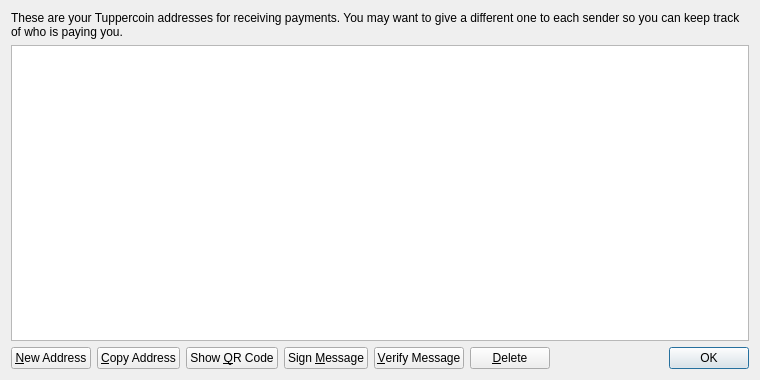
<?xml version="1.0" encoding="UTF-8"?>
<ui version="4.0">
 <class>AddressBookPage</class>
 <widget class="QWidget" name="AddressBookPage">
  <property name="geometry">
   <rect>
    <x>0</x>
    <y>0</y>
    <width>760</width>
    <height>380</height>
   </rect>
  </property>
  <property name="windowTitle">
   <string>Address Book</string>
  </property>
  <layout class="QVBoxLayout" name="verticalLayout">
   <item>
    <widget class="QLabel" name="labelExplanation">
     <property name="text">
      <string>These are your Tuppercoin addresses for receiving payments. You may want to give a different one to each sender so you can keep track of who is paying you.</string>
     </property>
     <property name="textFormat">
      <enum>Qt::PlainText</enum>
     </property>
     <property name="wordWrap">
      <bool>true</bool>
     </property>
    </widget>
   </item>
   <item>
    <widget class="QTableView" name="tableView">
     <property name="contextMenuPolicy">
      <enum>Qt::CustomContextMenu</enum>
     </property>
     <property name="toolTip">
      <string>Double-click to edit address or label</string>
     </property>
     <property name="tabKeyNavigation">
      <bool>false</bool>
     </property>
     <property name="selectionMode">
      <enum>QAbstractItemView::SingleSelection</enum>
     </property>
     <property name="selectionBehavior">
      <enum>QAbstractItemView::SelectRows</enum>
     </property>
     <property name="sortingEnabled">
      <bool>true</bool>
     </property>
     <attribute name="verticalHeaderVisible">
      <bool>false</bool>
     </attribute>
    </widget>
   </item>
   <item>
    <layout class="QHBoxLayout" name="horizontalLayout">
     <item>
      <widget class="QPushButton" name="newAddressButton">
       <property name="toolTip">
        <string>Create a new address</string>
       </property>
       <property name="text">
        <string>&amp;New Address</string>
       </property>
      </widget>
     </item>
     <item>
      <widget class="QPushButton" name="copyToClipboard">
       <property name="toolTip">
        <string>Copy the currently selected address to the system clipboard</string>
       </property>
       <property name="text">
        <string>&amp;Copy Address</string>
       </property>
      </widget>
     </item>
     <item>
      <widget class="QPushButton" name="showQRCode">
       <property name="text">
        <string>Show &amp;QR Code</string>
       </property>
      </widget>
     </item>
     <item>
      <widget class="QPushButton" name="signMessage">
       <property name="toolTip">
        <string>Sign a message to prove you own a Tuppercoin address</string>
       </property>
       <property name="text">
        <string>Sign &amp;Message</string>
       </property>
      </widget>
     </item>
     <item>
      <widget class="QPushButton" name="verifyMessage">
       <property name="toolTip">
        <string>Verify a message to ensure it was signed with a specified Tuppercoin address</string>
       </property>
       <property name="text">
        <string>&amp;Verify Message</string>
       </property>
      </widget>
     </item>
     <item>
      <widget class="QPushButton" name="deleteButton">
       <property name="toolTip">
        <string>Delete the currently selected address from the list</string>
       </property>
       <property name="text">
        <string>&amp;Delete</string>
       </property>
      </widget>
     </item>
     <item>
      <spacer name="horizontalSpacer">
       <property name="orientation">
        <enum>Qt::Horizontal</enum>
       </property>
       <property name="sizeHint" stdset="0">
        <size>
         <width>40</width>
         <height>20</height>
        </size>
       </property>
      </spacer>
     </item>
     <item>
      <widget class="QDialogButtonBox" name="buttonBox">
       <property name="sizePolicy">
        <sizepolicy hsizetype="Maximum" vsizetype="Fixed">
         <horstretch>0</horstretch>
         <verstretch>0</verstretch>
        </sizepolicy>
       </property>
       <property name="standardButtons">
        <set>QDialogButtonBox::Ok</set>
       </property>
      </widget>
     </item>
    </layout>
   </item>
  </layout>
 </widget>
 <resources>
  <include location="../bitcoin.qrc"/>
 </resources>
 <connections/>
</ui>
